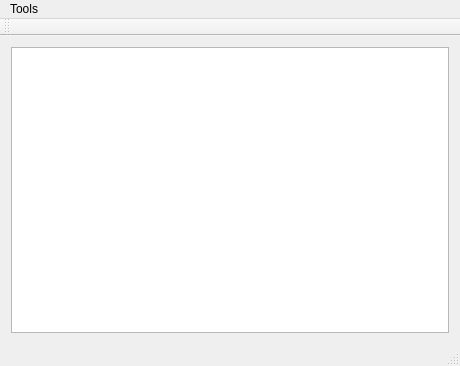
<?xml version="1.0" encoding="UTF-8"?>
<ui version="4.0">
 <class>MainWindow</class>
 <widget class="QMainWindow" name="MainWindow">
  <property name="geometry">
   <rect>
    <x>0</x>
    <y>0</y>
    <width>460</width>
    <height>366</height>
   </rect>
  </property>
  <property name="windowTitle">
   <string>Image Tools</string>
  </property>
  <widget class="QWidget" name="centralWidget">
   <layout class="QVBoxLayout" name="verticalLayout">
    <item>
     <widget class="QListWidget" name="log">
      <property name="selectionMode">
       <enum>QAbstractItemView::NoSelection</enum>
      </property>
     </widget>
    </item>
   </layout>
  </widget>
  <widget class="QMenuBar" name="menuBar">
   <property name="geometry">
    <rect>
     <x>0</x>
     <y>0</y>
     <width>460</width>
     <height>21</height>
    </rect>
   </property>
   <widget class="QMenu" name="menuTools">
    <property name="title">
     <string>Tools</string>
    </property>
    <widget class="QMenu" name="menuRemove_RGB_Alpha">
     <property name="title">
      <string>Remove RGB Alpha</string>
     </property>
     <addaction name="actionImageRemoveRGBFiles"/>
     <addaction name="actionImageRemoveRGBDir"/>
    </widget>
    <addaction name="menuRemove_RGB_Alpha"/>
   </widget>
   <addaction name="menuTools"/>
  </widget>
  <widget class="QToolBar" name="mainToolBar">
   <attribute name="toolBarArea">
    <enum>TopToolBarArea</enum>
   </attribute>
   <attribute name="toolBarBreak">
    <bool>false</bool>
   </attribute>
  </widget>
  <widget class="QStatusBar" name="statusBar"/>
  <action name="actionImageRemoveRGBDir">
   <property name="text">
    <string>Directory</string>
   </property>
  </action>
  <action name="actionImageRemoveRGBFiles">
   <property name="text">
    <string>Files</string>
   </property>
  </action>
 </widget>
 <layoutdefault spacing="6" margin="11"/>
 <resources/>
 <connections/>
</ui>
